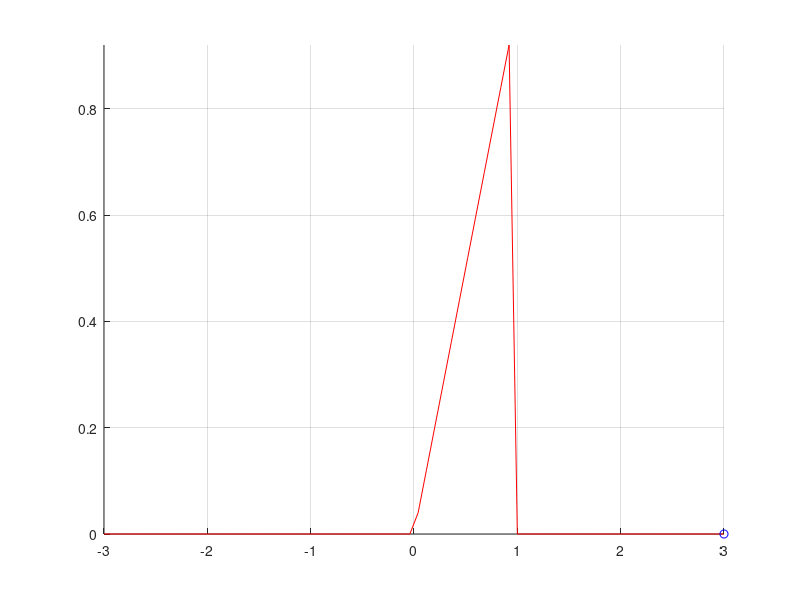
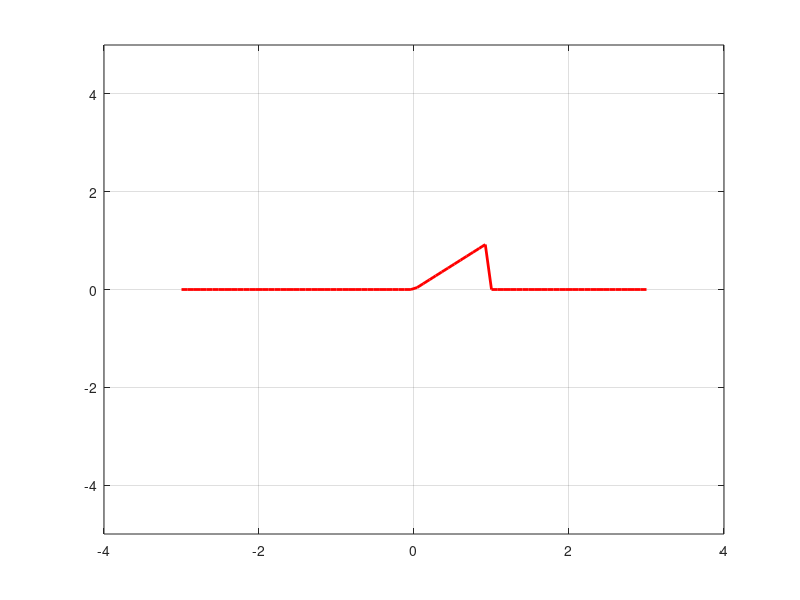

MATLAB code to generate these figures, in order:
u = @(t) double(t>=0);              %unit step function 
r = @(t) t.*(t>=0);                 %ramp function 

t=-3:0.08:3;


%  x=u(t);
%  x=2*u(t);
% x=u(t-1);

%  x=r(t);
% x=2*r(t);
% x=r(t+1);

%x=r(t+1)-r(t)-u(t-2);
x=r(t)-r(t-1)-u(t-1);

figure(1)
ax=axes;
set(ax,'xlim',[-4 4], 'ylim',[-5 5]);
grid on;
hold (ax)
comet(ax,t,x,0.5);

figure(2)
plot(t,x,'r', 'linewidth',2);
grid on;
xlim([-4 4]);
ylim([-5 5]);